Frame 1 (no input): blank canvas, image omitted
Frame 60 (the mouse pressed at the canvas centre just before this capture): blank canvas, image omitted
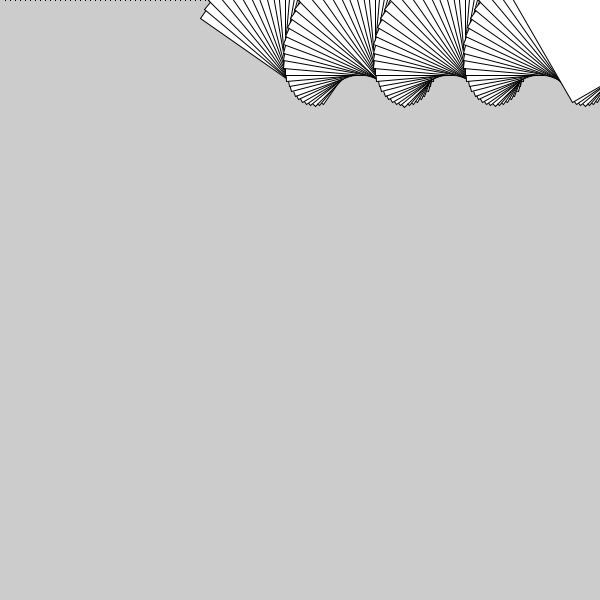
Frame 120 (the mouse held since frame 60 and released just before this capture)

The Processing sketch whose frames 1 and 60 were blank and that drew this single picture after the mouse press (run headless with seeded random() and noise(); from frame 60 on, the mouse is pressed at the canvas centre):

// Processing sketch: repeatingPattern
// ── repeatingPattern.pde
int x = 0;
int y = 0;
float rot = 0;

void setup() {
  size(600,600);
  rectMode(CENTER);
}

void draw() {
  rot+=5;
  x+=5;
  
  translate(x,y);
  rotate(radians(rot)); 
  rect(0,0,mouseX/2,mouseY/2);
  
  if (x > width) {
    x = 0;
    y += 100;
  }
  if(y >height){
    background(random(0, 255), random(0, 255), random(0, 255)); 
    y = 0; 
  }
}
